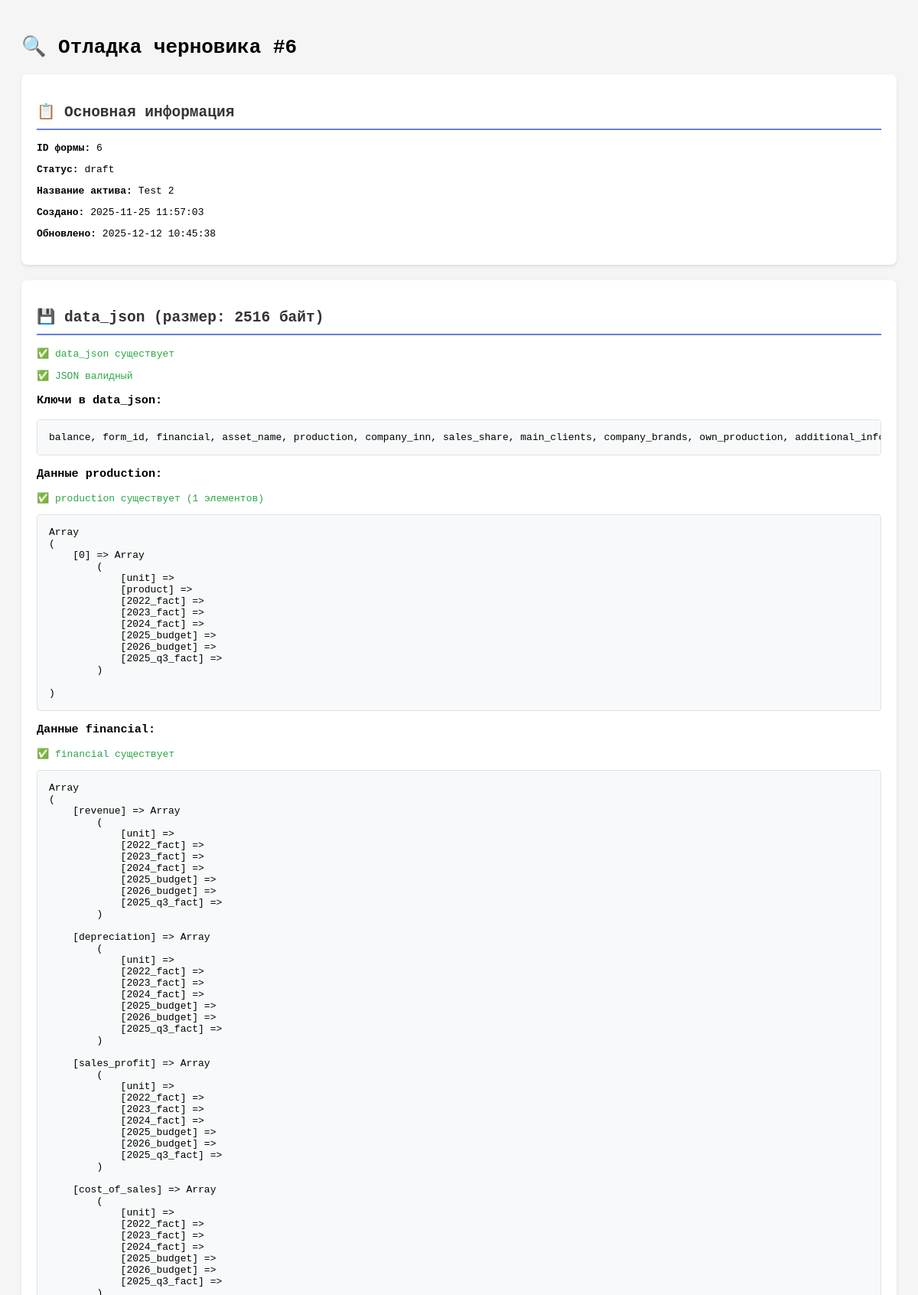
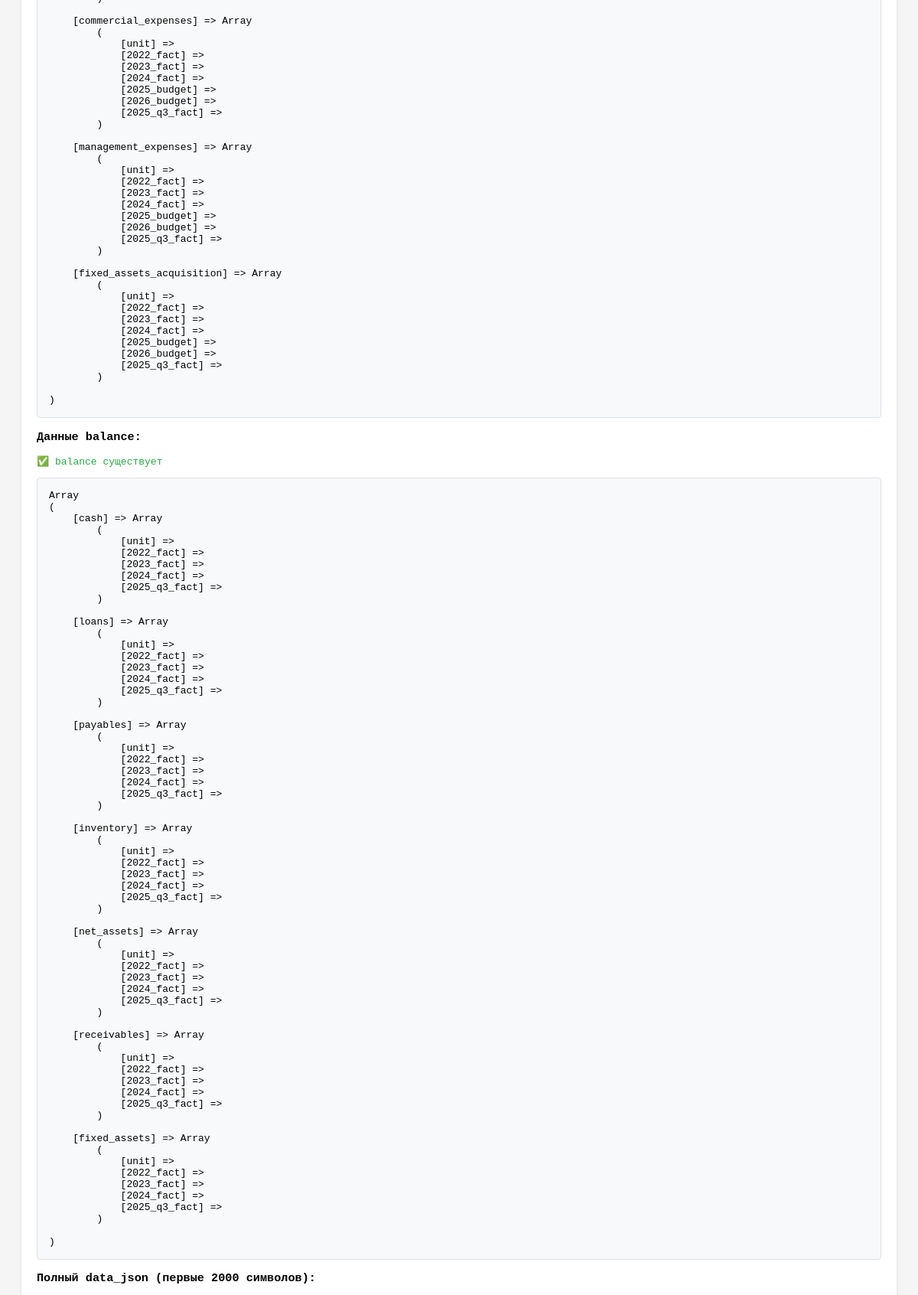
The app's page /debug_draft.php (signed in, upper part) with its own data (2 pictures, top to bottom).
### tables this page shows
CREATE TABLE `seller_forms` (
  `id` int NOT NULL,
  `user_id` int NOT NULL,
  `asset_name` varchar(500) DEFAULT NULL,
  `company_inn` varchar(20) DEFAULT NULL,
  `deal_subject` varchar(500) DEFAULT NULL,
  `deal_purpose` enum('cash-out','cash-in') DEFAULT NULL,
  `asset_disclosure` enum('yes','no') DEFAULT NULL,
  `company_description` text,
  `presence_regions` varchar(500) DEFAULT NULL,
  `products_services` text,
  `company_brands` varchar(500) DEFAULT NULL,
  `own_production` enum('yes','no') DEFAULT NULL,
  `production_sites_count` int DEFAULT NULL,
  `production_sites_region` varchar(255) DEFAULT NULL,
  `production_area` varchar(255) DEFAULT NULL,
  `production_capacity` varchar(255) DEFAULT NULL,
  `production_load` varchar(255) DEFAULT NULL,
  `production_building_ownership` enum('yes','no') DEFAULT NULL,
  `production_land_ownership` enum('yes','no') DEFAULT NULL,
  `contract_production_usage` enum('yes','no') DEFAULT NULL,
  `contract_production_region` varchar(255) DEFAULT NULL,
  `contract_production_logistics` text,
  `offline_sales_presence` enum('yes','no') DEFAULT NULL,
  `offline_sales_points` int DEFAULT NULL,
  `offline_sales_regions` varchar(255) DEFAULT NULL,
  `offline_sales_area` varchar(255) DEFAULT NULL,
  `offline_sales_third_party` enum('yes','no') DEFAULT NULL,
  `offline_sales_distributors` enum('yes','no') DEFAULT NULL,
  `online_sales_presence` enum('yes','no') DEFAULT NULL,
  `online_sales_share` varchar(255) DEFAULT NULL,
  `online_sales_channels` text,
  `main_clients` text,
  `sales_share` varchar(255) DEFAULT NULL,
  `personnel_count` int DEFAULT NULL,
  `company_website` varchar(500) DEFAULT NULL,
  `additional_info` text,
  `production_volumes` json DEFAULT NULL,
  `financial_results_vat` enum('with_vat','without_vat') DEFAULT NULL,
  `financial_results` json DEFAULT NULL,
  `balance_indicators` json DEFAULT NULL,
  `financial_source` enum('RSBU','IFRS','management') DEFAULT NULL,
  `status` enum('draft','submitted','review','approved','rejected') DEFAULT 'draft',
  `created_at` timestamp NULL DEFAULT CURRENT_TIMESTAMP,
  `updated_at` timestamp NULL DEFAULT CURRENT_TIMESTAMP ON UPDATE CURRENT_TIMESTAMP,
  `submitted_at` timestamp NULL DEFAULT NULL,
  `data_json` json DEFAULT NULL
);

### debug_draft.php (the view, shortened to what this page needs)
<?php
$pdo = getDBConnection();
$stmt = $pdo->prepare("SELECT * FROM seller_forms WHERE user_id = ? AND status = 'draft' ORDER BY updated_at DESC LIMIT 1");
$stmt->execute([$_SESSION['user_id']]);
$form = $stmt->fetch();
?>
<!DOCTYPE html>
<html lang="ru">
<head>
</head>
<body>
    <h1>🔍 Отладка черновика #<?php echo $form['id']; ?></h1>
    <div class="section">
        <h2>📋 Основная информация</h2>
        <p><strong>ID формы:</strong> <?php echo $form['id']; ?></p>
        <p><strong>Статус:</strong> <?php echo $form['status']; ?></p>
        <p><strong>Название актива:</strong> <?php echo htmlspecialchars($form['asset_name'] ?? 'не указано'); ?></p>
        <p><strong>Создано:</strong> <?php echo $form['created_at']; ?></p>
        <p><strong>Обновлено:</strong> <?php echo $form['updated_at']; ?></p>
    </div>
    <div class="section">
        <h2>💾 data_json (размер: <?php echo strlen($form['data_json'] ?? ''); ?> байт)</h2>
        <?php if (empty($form['data_json'])): ?>
            <p class="error">❌ data_json ПУСТОЙ!</p>
            <p class="warning">⚠️ Это означает, что данные не были сохранены в новом формате.</p>
        <?php else: ?>
            <p class="success">✅ data_json существует</p>
            <?php
            $decoded = json_decode($form['data_json'], true);
            if (json_last_error() !== JSON_ERROR_NONE): ?>
                <p class="error">❌ Ошибка декодирования JSON: <?php echo json_last_error_msg(); ?></p>
            <?php else: ?>
                <p class="success">✅ JSON валидный</p>
                <h3>Ключи в data_json:</h3>
                <pre><?php echo implode(', ', array_keys($decoded)); ?></pre>
                <h3>Данные production:</h3>
                <?php if (isset($decoded['production'])): ?>
                    <p class="success">✅ production существует (<?php echo count($decoded['production']); ?> элементов)</p>
                    <pre><?php print_r($decoded['production']); ?></pre>
                <?php else: ?>
                    <p class="error">❌ production НЕ найден в data_json</p>
                    <p class="warning">⚠️ Это может означать, что таблица объемов производства не была сохранена.</p>
                <?php endif; ?>
                <h3>Данные financial:</h3>
                <?php if (isset($decoded['financial'])): ?>
                    <p class="success">✅ financial существует</p>
                    <pre><?php print_r($decoded['financial']); ?></pre>
                <?php else: ?>
                    <p class="warning">⚠️ financial НЕ найден в data_json</p>
                    <p class="info">ℹ️ Это не критично, если форма еще не заполнена полностью.</p>
                <?php endif; ?>
                <h3>Данные balance:</h3>
                <?php if (isset($decoded['balance'])): ?>
                    <p class="success">✅ balance существует</p>
                    <pre><?php print_r($decoded['balance']); ?></pre>
                <?php else: ?>
                    <p class="warning">⚠️ balance НЕ найден в data_json</p>
                    <p class="info">ℹ️ Это не критично, если форма еще не заполнена полностью.</p>
                <?php endif; ?>
                <h3>Полный data_json (первые 2000 символов):</h3>
            <?php endif; ?>
        <?php endif; ?>
    </div>
</body>
</html>

### debug_draft.php (style rules this page uses)
body { font-family: monospace; padding: 20px; background: #f5f5f5; }
.section { background: white; padding: 20px; margin: 20px 0; border-radius: 8px; box-shadow: 0 2px 4px rgba(0,0,0,0.1); }
h2 { color: #333; border-bottom: 2px solid #667eea; padding-bottom: 10px; }
pre { background: #f8f9fa; padding: 15px; border-radius: 4px; overflow-x: auto; border: 1px solid #dee2e6; }
.success { color: #28a745; }

### records on screen
seller_forms: id "6", status "draft", asset_name "Test 2", created_at "2025-11-25 11:57:03", updated_at "2025-12-12 10:45:38", data_json "2516", data_json "balance, form_id, financial, asset_name, production, company_inn, sales_share, main_clients, company_brands, own_production,…", data_json "1"
